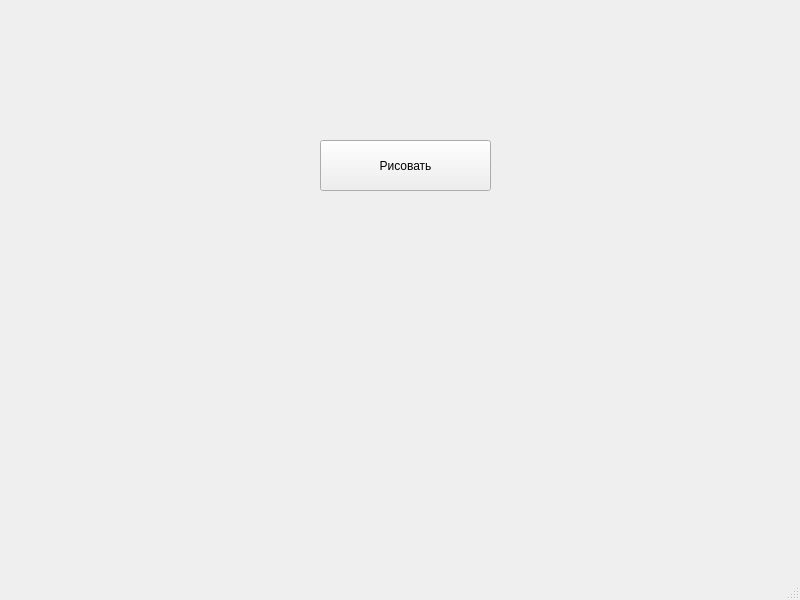
<?xml version="1.0" encoding="UTF-8"?>
<ui version="4.0">
 <class>MainWindow</class>
 <widget class="QMainWindow" name="MainWindow">
  <property name="geometry">
   <rect>
    <x>0</x>
    <y>0</y>
    <width>800</width>
    <height>600</height>
   </rect>
  </property>
  <property name="windowTitle">
   <string>MainWindow</string>
  </property>
  <widget class="QWidget" name="centralwidget">
   <widget class="QPushButton" name="pushButton">
    <property name="geometry">
     <rect>
      <x>320</x>
      <y>140</y>
      <width>171</width>
      <height>51</height>
     </rect>
    </property>
    <property name="text">
     <string>Рисовать</string>
    </property>
   </widget>
  </widget>
  <widget class="QMenuBar" name="menubar">
   <property name="geometry">
    <rect>
     <x>0</x>
     <y>0</y>
     <width>800</width>
     <height>21</height>
    </rect>
   </property>
  </widget>
  <widget class="QStatusBar" name="statusbar"/>
 </widget>
 <resources/>
 <connections/>
</ui>
